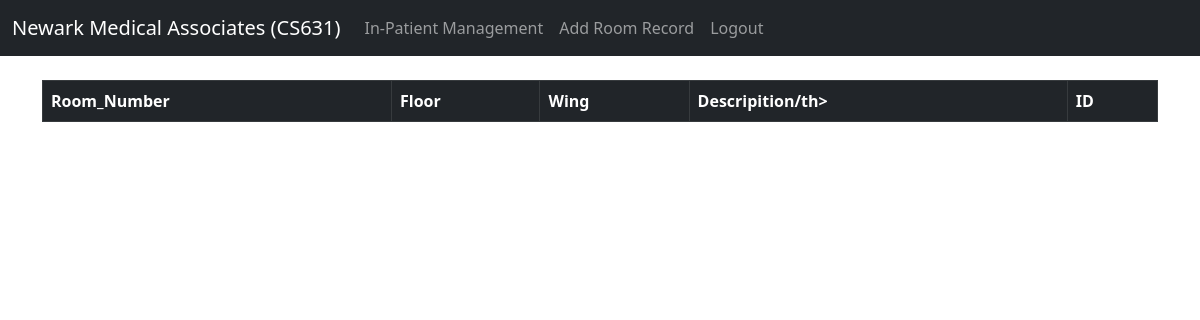
/in_patient_management/room_table/ (signed in), run on an earlier commit of the app's database.
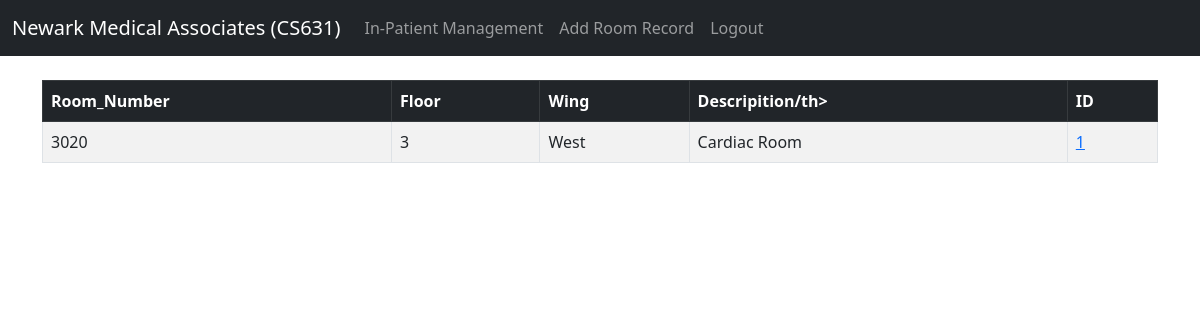
And on a later commit of the database.
### website/models.py (models this page shows, shortened)
class Room(models.Model):
    room_number = models.CharField(max_length=10, unique=True)
    floor = models.PositiveIntegerField()
    wing = models.CharField(max_length=10)
    description = models.TextField(blank=True, null=True)

### website/views.py (the view)
# urls.py: path('in_patient_management/room_table/', views.see_room_table, name='room_table'),
def see_room_table(request):
    if request.user.is_authenticated:
        rooms = Room.objects.all()
        return render(request, 'in_patient_managements/room_table.html', {'rooms': rooms})
    else:
        messages.success(request, "This action requires the user to be logged in.")
        return redirect('home')

### website/templates/in_patient_managements/room_table.html
{% extends 'base.html' %}
{% block content %}
{% if user.is_authenticated %}
<table class="table table-striped table-hover table-bordered">
  <thead class="table-dark">
    <tr>
      <th scope="col">Room_Number</th>
      <th scope="col">Floor</th>
      <th scope="col">Wing</th>
      <th scope="col">Descripition/th>
      <th scope="col">ID</th>
    </tr>
  </thead>
  <tbody>
{% if rooms %}
	{% for room in rooms %}
		<tr>
			<td>{{ room.room_number }}</td>
            <td>{{ room.floor }}</td>
            <td>{{ room.wing }}</td>
            <td>{{ room.description}}</td>
			<td><a href="{% url 'room' room.id %}">{{ room.id }}</a></td>
		</tr>
	{% endfor %}
	  </tbody>
	</table>
  {% endif %}
{% endif %}
{% endblock %}

What changed in the data, as far as the page shows it:
added Room: room_number "3020", floor "3", wing "West", description "Cardiac Room", id "1"
